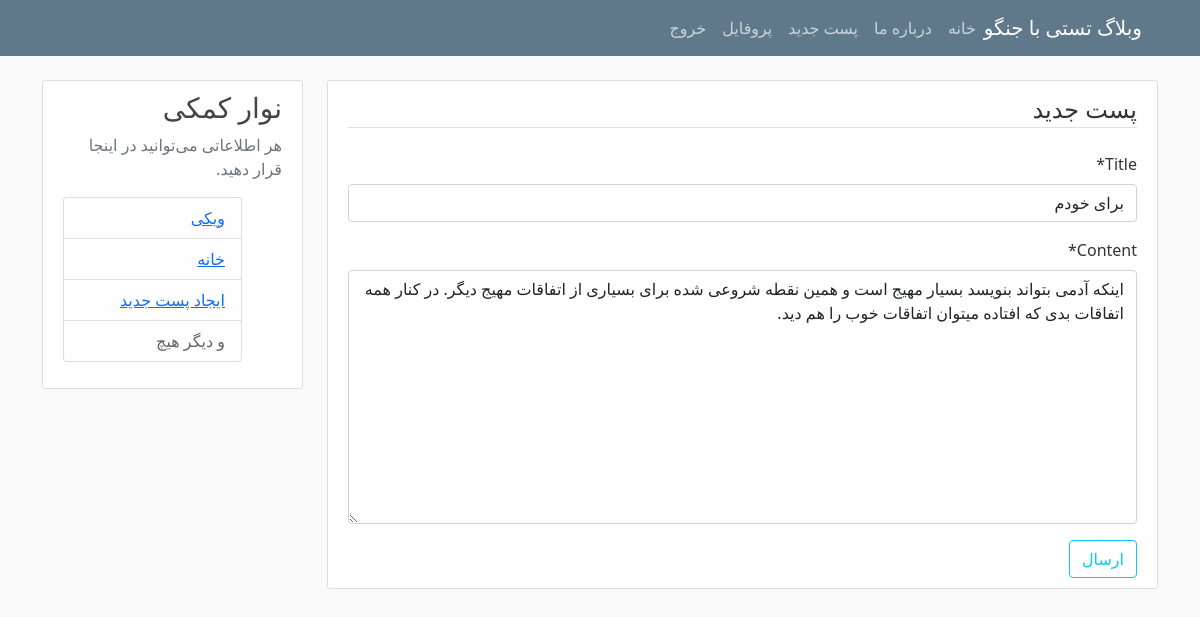
The page /post/72/update (signed in) on the database its author committed.
### blog/models.py (models this page shows, shortened)
class Post(models.Model):
    title = models.CharField(max_length=100)
    content = models.TextField()
    date_posted = models.DateTimeField(default=timezone.now)
    author = models.ForeignKey(User, on_delete=models.CASCADE)

### blog/views.py (the view, shortened to what this page needs)
# urls.py: path('post/<int:pk>/update', PostUpdateView.as_view(), name='post-update'),
class PostUpdateView(UserPassesTestMixin, LoginRequiredMixin, UpdateView):
    model = Post
    fields = ['title', 'content']
    def test_func(self) -> bool | None:
        post = self.get_object()
        if self.request.user == post.author:
            return True
        return False

### blog/templates/blog/post_form.html (shortened to what this page needs)
{% extends "blog/base.html" %}
{% load crispy_forms_tags %}
{% block content %}
 <div class="content-section">
        <form method="POST" >
            <fieldset class ="form-group">
                <legend class="border-bottom mb-4"> پست جدید</legend>
               {{ form|crispy}}
            </fieldset>
            <div class="form-group">
                <button class="btn btn-outline-info" type="submit">  ارسال</button>
            </div>
        </form>
 </div>
{% endblock content %}

### blog/static/blog/main.css (style rules this page uses)
body { background: #fafafa; color: #333333; margin-top: 5rem; }
.content-section { background: #ffffff; padding: 10px 20px; border: 1px solid #dddddd; border-radius: 3px; margin-bottom: 20px; }

### rows shown on the page
Post: title "برای خودم", content "اینکه آدمی بتواند بنویسد بسیار مهیج است و همین نقطه شروعی شده برای بسیاری از اتفاقات مهیج دیگر. در کنار همه اتفاقات بدی که افتاده میتوان اتفاقات خوب را هم دید."
